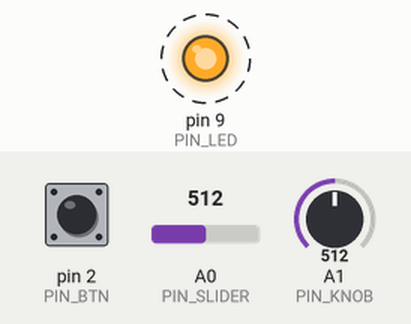
This sketch was run on a simulated Arduino Uno, built with avr-gcc and run on an emulated ATmega328P. Parts: output pins drawn as LEDs (lit = HIGH). Dashed ring = blinking. The inputs (shaded band) are chosen by the test bench; at power-on: pin 2 (PIN_BTN) HIGH, A0 (PIN_SLIDER) = 512, A1 (PIN_KNOB) = 512. What the sketch prints to the serial monitor is not drawn.

Above: at 0.2 s.
Timing chart, 0 to 3.0 s (numbered marks = the images above):
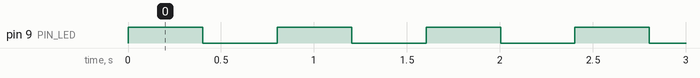

The sketch:

sunset_blocks.ino
```cpp
/*
  SUNSET BLOCKS - control con 1 boton
  Slider:  extremos a 5V y GND, cursor -> A0
  Perilla: extremos a 5V y GND, pata del medio -> A1
  Boton:   una pata -> pin 2, la otra -> GND
  (opcional) Luz del boton -> pin 9 con resistencia 220 ohm -> GND
*/

const int PIN_SLIDER = A0;
const int PIN_KNOB   = A1;
const int PIN_BTN    = 2;
const int PIN_LED    = 9;

bool btnState = false;
byte btnCnt = 0;

char ledMode = 'A';
unsigned long ledStart = 0;
unsigned long lastSample = 0, lastSend = 0;

int readSmooth(int pin) {
  long s = 0;
  for (int i = 0; i < 8; i++) s += analogRead(pin);
  return s / 8;
}

void debounce() {
  bool raw = !digitalRead(PIN_BTN);
  if (raw != btnState) {
    if (++btnCnt >= 3) { btnState = raw; btnCnt = 0; }
  } else {
    btnCnt = 0;
  }
}

void setLed(char mode) { ledMode = mode; ledStart = millis(); }

void updateLed() {
  unsigned long e = millis() - ledStart;
  bool on = true;
  switch (ledMode) {
    case 'L': on = ((e / 60) % 2 == 0);  if (e > 360)  setLed('S'); break;
    case 'T': on = ((e / 90) % 2 == 0);  if (e > 1080) setLed('S'); break;
    case 'K': on = (e > 80);             if (e > 80)   setLed('S'); break;
    case 'G': on = ((e / 250) % 2 == 0); if (e > 2000) setLed('A'); break;
    case 'P': on = ((e / 500) % 2 == 0); break;
    case 'A': on = ((e / 400) % 2 == 0); break;
    default:  on = true; break;
  }
  digitalWrite(PIN_LED, on ? HIGH : LOW);
}

void setup() {
  Serial.begin(115200);
  pinMode(PIN_BTN, INPUT_PULLUP);
  pinMode(PIN_LED, OUTPUT);
  setLed('A');
}

void loop() {
  unsigned long now = millis();

  while (Serial.available() > 0) {
    char c = Serial.read();
    if (c == 'L' || c == 'T' || c == 'G' || c == 'P' || c == 'S' || c == 'A' || c == 'K') setLed(c);
  }

  if (now - lastSample >= 5) { lastSample = now; debounce(); }

  if (now - lastSend >= 20) {
    lastSend = now;
    Serial.print("S,");
    Serial.print(readSmooth(PIN_SLIDER)); Serial.print(',');
    Serial.print(readSmooth(PIN_KNOB));   Serial.print(',');
    Serial.print(btnState ? 1 : 0);
    Serial.println(",0");            // el juego espera 2 botones: el segundo va siempre en 0
  }

  updateLed();
}
```

Measured:
- by itself, pin 9 (PIN_LED): alternates HIGH for 0.40 s and LOW for 0.40 s
